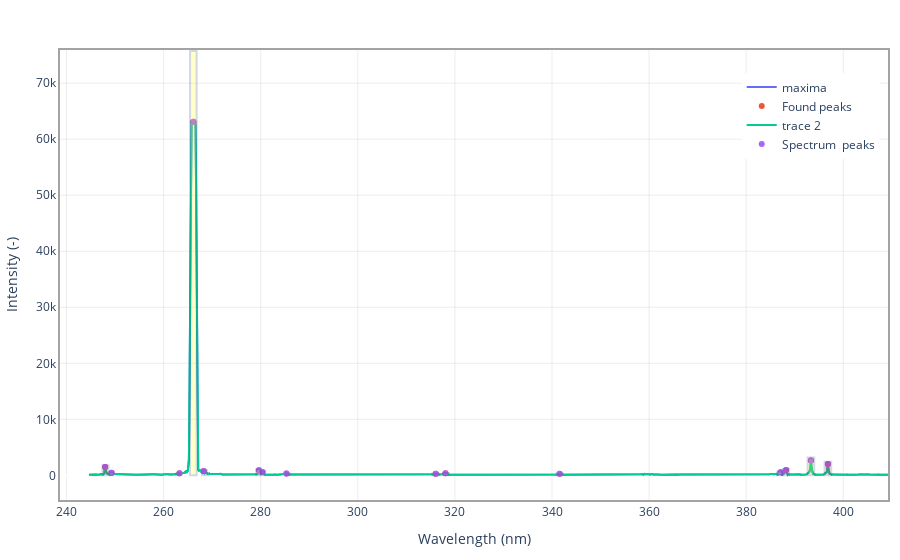

Notebook source saved alongside this figure:
### Code cell
line_finder = LineFinder(
    maxima_spectrum,
    map_data.wvl,
    name='maxima'
)
line_finder.find_lines()
line_finder.load_nist_tables(    
    Path('C:/Users/kepes/OneDrive - Vysoké učení technické v Brně/projects/marsData/inventory/nistTables')
)
line_finder.find_peaks_in_reference(
    maxima_spectrum, 
    scale=False,
    show_cond=False
)
line_finder.plot.show()

### Figure 1 — Plotly figure (JSON) as saved in the notebook; plotly's stock layout.template omitted (floating-point values rounded to 4 significant figures; data arrays with more than 128 entries replaced by an {"elided": "..."} marker saying what was removed)
{"data": [{"name": "maxima", "showlegend": true, "type": "scatter", "x": {"elided": "4096 float values"}, "y": {"elided": "4096 float values"}}, {"mode": "markers", "name": "Found peaks", "type": "scatter", "x": [248.0, 249.3, 263.3, 266.1, 268.3, 279.6, 280.4, 285.3, 316.0, 318.1, 341.6, 387.1, 388.2, 393.3, 396.8], "y": [1505, 461.2, 362, 63136, 749, 906.5, 592.5, 304.2, 277.5, 345, 282.2, 565.5, 937.5, 2662, 2017]}, {"mode": "lines", "type": "scatter", "x": {"elided": "4096 float values"}, "y": {"elided": "4096 float values"}}, {"mode": "markers", "name": "Spectrum  peaks", "type": "scatter", "x": [248.0, 249.3, 263.3, 266.1, 268.3, 279.6, 280.4, 285.3, 316.0, 318.1, 341.6, 387.1, 388.2, 393.3, 396.8], "y": [1505, 461.2, 362, 63136, 749, 906.5, 592.5, 304.2, 277.5, 345, 282.2, 565.5, 937.5, 2662, 2017]}], "layout": {"legend": {"x": 0.99, "xanchor": "right", "y": 0.95, "yanchor": "top"}, "margin": {"b": 60, "l": 60, "r": 10, "t": 50}, "plot_bgcolor": "#FFF", "shapes": [{"fillcolor": "rgb(255,0,0)", "opacity": 0.2, "x0": 247.4, "x1": 248.6, "y0": 0, "y1": 1806}, {"fillcolor": "rgb(255,255,0)", "opacity": 0.2, "x0": 248.8, "x1": 249.6, "y0": 0, "y1": 553.5}, {"fillcolor": "rgb(255,0,0)", "opacity": 0.2, "x0": 262.6, "x1": 263.5, "y0": 0, "y1": 434.4}, {"fillcolor": "rgb(255,255,0)", "opacity": 0.2, "x0": 265.4, "x1": 266.8, "y0": 0, "y1": 75760.0}, {"fillcolor": "rgb(255,0,0)", "opacity": 0.2, "x0": 267.9, "x1": 268.9, "y0": 0, "y1": 898.8}, {"fillcolor": "rgb(255,255,0)", "opacity": 0.2, "x0": 279.1, "x1": 280.0, "y0": 0, "y1": 1088.0}, {"fillcolor": "rgb(255,0,0)", "opacity": 0.2, "x0": 280.0, "x1": 280.9, "y0": 0, "y1": 711}, {"fillcolor": "rgb(255,255,0)", "opacity": 0.2, "x0": 285.1, "x1": 285.9, "y0": 0, "y1": 365.1}, {"fillcolor": "rgb(255,0,0)", "opacity": 0.2, "x0": 315.4, "x1": 316.7, "y0": 0, "y1": 333}, {"fillcolor": "rgb(255,255,0)", "opacity": 0.2, "x0": 317.6, "x1": 318.7, "y0": 0, "y1": 414}, {"fillcolor": "rgb(255,0,0)", "opacity": 0.2, "x0": 341.0, "x1": 342.2, "y0": 0, "y1": 338.7}, {"fillcolor": "rgb(255,255,0)", "opacity": 0.2, "x0": 386.4, "x1": 387.3, "y0": 0, "y1": 678.6}, {"fillcolor": "rgb(255,0,0)", "opacity": 0.2, "x0": 387.5, "x1": 388.8, "y0": 0, "y1": 1125}, {"fillcolor": "rgb(255,255,0)", "opacity": 0.2, "x0": 392.7, "x1": 394.0, "y0": 0, "y1": 3194.0}, {"fillcolor": "rgb(255,0,0)", "opacity": 0.2, "x0": 396.1, "x1": 397.5, "y0": 0, "y1": 2420.0}], "xaxis": {"gridcolor": "rgba(77,77,77,.1)", "gridwidth": 1, "linecolor": "rgba(25,25,25,.4)", "linewidth": 2, "mirror": true, "showgrid": true, "title": {"text": "Wavelength (nm)"}}, "yaxis": {"gridcolor": "rgba(77,77,77,.1)", "gridwidth": 1, "linecolor": "rgba(25,25,25,.4)", "linewidth": 2, "mirror": true, "showgrid": true, "title": {"text": "Intensity (-)"}}}}
